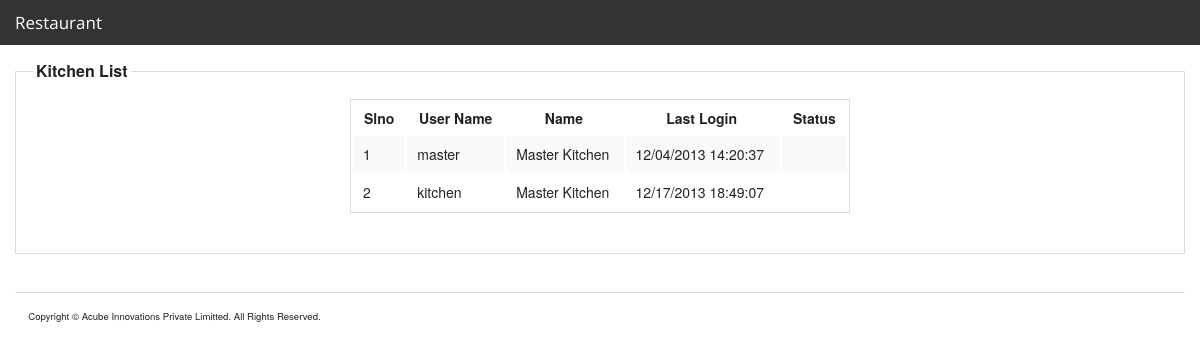
/admin/kitchen_list.php (signed in), run on the app's committed database.
### tables this page shows
CREATE TABLE IF NOT EXISTS `kitchen` (
  `id` int(11) NOT NULL AUTO_INCREMENT,
  `counter_id` int(11) DEFAULT NULL COMMENT 'NULL For Master Kitchen',
  `username` varchar(255) NOT NULL,
  `password` varchar(255) NOT NULL,
  `name` text,
  `image` text,
  `securityquestion_id` int(11) DEFAULT NULL,
  `answer` text,
  `lastlogin` datetime DEFAULT NULL,
  `last_bill_number` int(11) NOT NULL DEFAULT '0',
  `status_id` int(11) NOT NULL,
  `created` datetime NOT NULL,
  `updated` datetime DEFAULT NULL,
  PRIMARY KEY (`id`),
  UNIQUE KEY `username` (`username`),
  KEY `securityquestion_id` (`securityquestion_id`)
);

### include/class/class_page/class_page.php (called while the page is built, shortened)
<?php
class Page {
	var $connection_list = array();
	var $conf_list = array();
	var $menuconf_list = array();
	var $class_list = array();
	var $function_list = array();
	var $root_path='./';
	var $module_path='modules/';
	var $module = "" ;
	var $style='';
	var $script='';
	var $print_page='';
	function display(){
		$debug_output .= ob_get_contents();
		if(count($this->conf_list) > 0){
			foreach ($this->conf_list as $conf_file){
				$debug_output .= ob_get_contents();
			}
		}
		if(count($this->connection_list) > 0){
			foreach ($this->connection_list as $connection_file){
				$debug_output .= ob_get_contents();
			}
		}
		if(count($this->menuconf_list) > 0){
			foreach ($this->menuconf_list as $menuconf_file){
				$debug_output .= ob_get_contents();
			}
		}
		if(count($this->function_list) > 0){
			foreach ($this->function_list as $function_file){
				$debug_output .= ob_get_contents();
			}
		}
		if(trim($this->module) != ""){
			$debug_output .= ob_get_contents();
		}
		if(count($this->class_list) > 0){
			foreach ($this->class_list as $class_file){
				$debug_output .= ob_get_contents();
				$debug_output .= ob_get_contents();
			}
		}
		if(trim($this->module) != ""){
			$filename = $this->root_path.$this->module_path.$this->module."/style.css";
			if (file_exists( $filename)) {
				$this->style.='<link rel="stylesheet" type="text/css" href="'.$filename.'">';
			}else{
				$debug_output .= 'File :: '.$filename ." not exists <br/>";
			}
			$filename = $this->root_path.$this->module_path.$this->module."/script.js";
			if (file_exists($filename)) {
				$this->script.='<script src="'.$filename.'" language="JavaScript" type="text/JavaScript"></script>';
			}else{
				$debug_output .= 'File :: '.$filename ." not exists. <br/>";
			}
		}
		if(trim($this->module) != ""){
			$filename = $this->root_path.$this->module_path.$this->module."/functions.php";
			if (file_exists($filename)) {
				ob_start();
				include($filename);
				$this->print_page .= ob_get_contents();
				ob_end_clean();
			}else{
				$debug_output .= ob_get_contents();
			}
			$filename = $this->root_path.$this->module_path.$this->module."/code.php";
			if (file_exists($filename)) {
				include($filename);
				$this->print_page .= ob_get_contents();
			}else{
				ob_start();
				echo 'File :: '.$filename ." not exists. <br/>";
				$debug_output .= ob_get_contents();
				ob_end_clean();
			}
			$filename = $this->root_path.$this->module_path.$this->module."/style.php";
			if (file_exists($filename)) {
				ob_start();
				include($filename);
				$this->style.='<style>';
				$this->style .= ob_get_contents();
				$this->style.='</style>';
				ob_end_clean();
			}else{
				$debug_output .='File :: '.$filename ." not exists. <br/>";
			}
						$filename = $this->root_path.$this->module_path.$this->module."/script.php";
			if (file_exists($filename)) {
				ob_start();
				include($filename);
				$this->script.='<script language="JavaScript" type="text/JavaScript">';
				$this->script .= ob_get_contents();
				$this->script.='</script>';
				ob_end_clean();
			}else{
				$debug_output .='File :: '.$filename ." not exists. <br/>";
			}
			$filename = $this->root_path.$this->module_path.$this->module."/view.php";
			if (file_exists($filename)) {
				include($filename);
				$this->print_page .= ob_get_contents();
			}else{
				ob_start();
				echo 'File :: '.$filename ." not exists. <br/>";
				$debug_output .= ob_get_contents();
				ob_end_clean();
			}
		}
	}
}
?>

### modules/kitchen/admin_kitchen_list/code.php (called while the page is built, shortened)
<?php
$admin_kitchen = new Kitchen($myconnection);
$admin_kitchen->connection=$myconnection;
$array_kitchen=$admin_kitchen->get_list_array_bylimit();
if($array_kitchen!=false){
	$count=count($array_kitchen);
}else{}
?>

### include/class/class_kitchen/class_kitchen.php (called while the page is built, shortened)
<?php
class Kitchen{
	var $connection="";
 function get_list_array_bylimit($start_record = 0,$max_records = 25){
        $limited_data = array();
        $i=0;
        $strSQL = "SELECT id,username,name,lastlogin,status_id FROM kitchen WHERE 1 ";
      $strSQL .= "ORDER BY id";
      $strSQL_limit = sprintf("%s LIMIT %d, %d", $strSQL, $start_record, $max_records);
      $rsRES = mysql_query($strSQL_limit, $this->connection) or die(mysql_error(). $strSQL_limit);
    if ( mysql_num_rows($rsRES) > 0 ){
        while ( list ($id,$username,$name,$lastlogin,$status_id) = mysql_fetch_row($rsRES) ){
              $limited_data[$i]["id"] = $id;
              $limited_data[$i]["username"] = $username;
              $limited_data[$i]["name"] = $name;
              $limited_data[$i]["lastlogin"] = date('m/d/Y H:i:s', strtotime($lastlogin));
               $limited_data[$i]["status_id"] = $status_id;
              $i++;
          }return $limited_data;
          }else{
          return false;
           }
 }
}

### modules/kitchen/admin_kitchen_list/view.php (the view, shortened to what this page needs)
<!DOCTYPE html PUBLIC "-//W3C//DTD XHTML 1.0 Transitional//EN" "http://www.w3.org/TR/xhtml1/DTD/xhtml1-transitional.dtd">
<html xmlns="http://www.w3.org/1999/xhtml">
<head>
</head>
<body>
<form id="form2" name="form2" method="post" action="">
  <fieldset>
    <legend> Kitchen List</legend>
  <table width="500" height="68" align="center">
    <tr>
        <th>Slno</th>
        <th>User Name</th>
        <th>Name </th>
        <th colspan="2">Last Login</th>
         <th>Status</th>
    </tr>
     <?php
      	if($array_kitchen==false)
	       {
	   ?>
    <tr>
      <td colspan="7" >No records found </td>
    </tr>
       <?php } else {
		    $i=0;
			  while($i<$count){
		     ?>
     <tr>
      <td><?php echo $array_kitchen[$i]['id']?></td>
      <td><?php echo $array_kitchen[$i]['username']?></td>
         <td colspan="2"> <?php echo $array_kitchen[$i]['name'] ;?></td>
          <td> <?php echo $array_kitchen[$i]['lastlogin'] ;?></td>
           <td colspan="2">  <?php if(isset($g_ARRAY_STATUS[$array_kitchen[$i]['status_id']])){ echo $g_ARRAY_STATUS[$array_kitchen[$i]['status_id']];}?></td>
      </tr>
     <?php
		  $i++;
		  }
		   } ?>
    </table>
    </form>
   </body>
   </html>

### data on the page
kitchen: id "1", username "master", name "Master Kitchen", lastlogin "12/04/2013 14:20:37"
kitchen: id "2", username "kitchen", name "Master Kitchen", lastlogin "12/17/2013 18:49:07"
